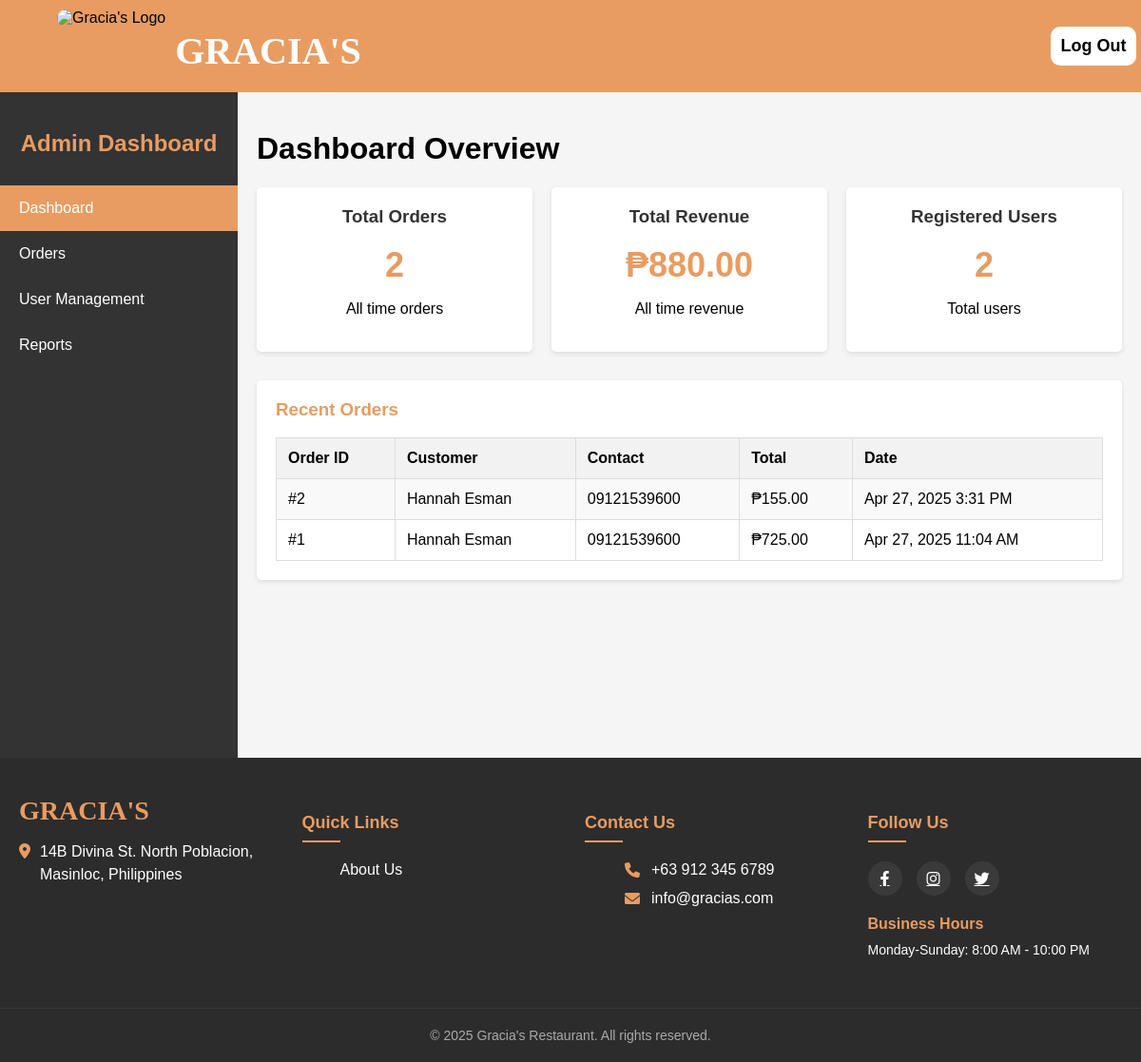
Page /admin.php (signed in) on the committed database.
### tables this page shows
CREATE TABLE `orders` (
  `id` int(11) NOT NULL,
  `customer_name` varchar(100) DEFAULT NULL,
  `customer_number` varchar(15) DEFAULT NULL,
  `payment_method` varchar(50) DEFAULT NULL,
  `total_amount` float(10,2) DEFAULT NULL,
  `order_date` datetime DEFAULT current_timestamp()
);

### admin.php (the view, shortened to what this page needs)
<?php
require_once 'connect.php';
$orders = [];
$users = [];
$result = $conn->query("SELECT * FROM orders ORDER BY order_date DESC");
if ($result) {
    $orders = $result->fetch_all(MYSQLI_ASSOC);
}
$result = $conn->query("SELECT id, fullName, email, phone, role, is_verified FROM register");
if ($result) {
    $users = $result->fetch_all(MYSQLI_ASSOC);
}
?>
<!DOCTYPE html>
<html lang="en">
<head>
    <link rel="stylesheet" href="https://cdnjs.cloudflare.com/ajax/libs/font-awesome/6.0.0-beta3/css/all.min.css">
</head>
<body>
    <header class="navbar">
        <div class="logo">
            <img src="img/logo.jpg" alt="Gracia's Logo">
            <p>GRACIA'S</p>
        </div>
        <nav>
            <ul>
                <li id="login"><a href="login.php?logout=true">Log Out</a></li>
            </ul>
        </nav>
    </header>
    <div class="admin-container">
        <div class="admin-sidebar">
            <h2>Admin Dashboard</h2>
            <ul>
                <li class="active" data-section="dashboard">Dashboard</li>
                <li data-section="orders">Orders</li>
                <li data-section="users">User Management</li>
                <li data-section="reports">Reports</li>
            </ul>
        </div>
        <div class="admin-main">
            <div class="admin-section active" id="dashboard">
                <h1>Dashboard Overview</h1>
                <div class="stats-container">
                    <div class="stat-card">
                        <h3>Total Orders</h3>
                        <div class="stat-value"><?php echo count($orders); ?></div>
                        <p>All time orders</p>
                    </div>
                    <div class="stat-card">
                        <h3>Total Revenue</h3>
                        <div class="stat-value">₱<?php
                            $totalRevenue = 0;
                            foreach ($orders as $order) {
                                $totalRevenue += $order['total_amount'];
                            }
                            echo number_format($totalRevenue, 2);
                        ?></div>
                        <p>All time revenue</p>
                    </div>
                    <div class="stat-card">
                        <h3>Registered Users</h3>
                        <div class="stat-value"><?php echo count($users); ?></div>
                        <p>Total users</p>
                    </div>
                </div>
                <div class="admin-card">
                    <h3>Recent Orders</h3>
                    <table>
                        <tr>
                            <th>Order ID</th>
                            <th>Customer</th>
                            <th>Contact</th>
                            <th>Total</th>
                            <th>Date</th>
                        </tr>
                        <?php foreach(array_slice($orders, 0, 5) as $order): ?>
                        <tr>
                            <td>#<?php echo $order['id']; ?></td>
                            <td><?php echo htmlspecialchars($order['customer_name']); ?></td>
                            <td><?php echo htmlspecialchars($order['customer_number']); ?></td>
                            <td>₱<?php echo number_format($order['total_amount'], 2); ?></td>
                            <td><?php echo date('M j, Y g:i A', strtotime($order['order_date'])); ?></td>
                        </tr>
                        <?php endforeach; ?>
                    </table>
                </div>
            </div>
        </div>
    </div>
    <footer>
        <div class="footer-container">
            <div class="footer-column">
                <div id="logo-footer">GRACIA'S</div>
                <div class="footer-location">
                    <i class="fas fa-map-marker-alt"></i>
                    <p>14B Divina St. North Poblacion,<br>Masinloc, Philippines</p>
                </div>
            </div>
            <div class="footer-column">
                <h3>Quick Links</h3>
                <ul class="footer-links">
                    <li><a href="#about">About Us</a></li>
                </ul>
            </div>
            <div class="footer-column">
                <h3>Contact Us</h3>
                <ul class="footer-contact">
                    <li><i class="fas fa-phone"></i> +63 912 345 6789</li>
                    <li><i class="fas fa-envelope"></i> info@gracias.com</li>
                </ul>
            </div>
            <div class="footer-column">
                <h3>Follow Us</h3>
                <div class="social-media">
                    <a href="https://web.facebook.com/ggraciass.2020" target="_blank"><i class="fab fa-facebook-f"></i></a>
                    <a href="https://www.instagram.com/sorbetesbygracias/" target="_blank"><i class="fab fa-instagram"></i></a>
                    <a href="#" target="_blank"><i class="fab fa-twitter"></i></a>
                </div>
                <div class="business-hours">
                    <h4>Business Hours</h4>
                    <p>Monday-Sunday: 8:00 AM - 10:00 PM</p>
                </div>
            </div>
        </div>
        <div class="footer-bottom">
            <p class="copyright">&copy; 2025 Gracia's Restaurant. All rights reserved.</p>
        </div>
    </footer>
</body>
</html>

### admin.php (style rules this page uses)
body { font-family: Arial, sans-serif; margin: 0; padding: 0; background-color: #f5f5f5; }
.navbar { display: flex; justify-content: space-between; align-items: center; background: #e89c62; padding: 10px 30px; position: sticky; top: 0; z-index: 1000; }
.logo p { font-size: 40px; font-weight: bold; margin: 10px; margin-top: 20px; float: right; font-family: Times New Roman; color: #fff; }
.logo img { height: 80px; width: 80px; border-radius: 100px; margin-left: 30px; }
.navbar ul { list-style: none; display: flex; gap: 30px; padding: 0; margin: 0; }
.navbar ul li { position: relative; }
.navbar a { color: #fff; text-decoration: none; font-size: 18px; font-family: Arial, Helvetica, sans-serif; font-weight: 600; transition: color 0.25s; padding: 10px; display: block; }
#login a { color: black; text-align: center; }
#login { background-color: white; border-radius: 10px; width:90px; margin-right: -25px; }
.admin-container { display: flex; min-height: calc(100vh - 100px); }
.admin-sidebar { width: 250px; background: #333; color: white; padding: 20px 0; }
.admin-sidebar h2 { text-align: center; margin-bottom: 30px; color: #e89c62; }
.admin-sidebar ul { list-style: none; padding: 0; }
.admin-sidebar li { padding: 15px 20px; cursor: pointer; transition: background 0.3s; }
.admin-sidebar li.active { background: #e89c62; }
.admin-main { flex: 1; padding: 20px; }
.admin-section { display: none; }
.admin-section.active { display: block; }
.admin-card { background: white; border-radius: 5px; padding: 20px; margin-bottom: 20px; box-shadow: 0 2px 5px rgba(0,0,0,0.1); }
.admin-card h3 { margin-top: 0; color: #e89c62; }
table { width: 100%; border-collapse: collapse; }
table, th, td { border: 1px solid #ddd; }
th, td { padding: 12px; text-align: left; }
th { background-color: #f2f2f2; }
tr:nth-child(even) { background-color: #f9f9f9; }
.stats-container { display: grid; grid-template-columns: repeat(3, 1fr); gap: 20px; margin-bottom: 30px; }
.stat-card { background: white; border-radius: 5px; padding: 20px; text-align: center; box-shadow: 0 2px 5px rgba(0,0,0,0.1); }
.stat-card h3 { margin-top: 0; color: #333; }
.stat-value { font-size: 36px; font-weight: bold; color: #e89c62; margin: 10px 0; }
footer { background-color: #2c2c2c; color: #ffffff; padding: 40px 0 20px; font-family: 'Arial', sans-serif; }
.footer-container { display: grid; grid-template-columns: repeat(auto-fit, minmax(250px, 1fr)); gap: 30px; max-width: 1200px; margin: 0 auto; padding: 0 20px; }
.footer-column { margin-bottom: 20px; }
#logo-footer { font-size: 28px; font-weight: bold; color: #e89c62; margin-bottom: 15px; font-family: 'Times New Roman', serif; }
.footer-location { display: flex; align-items: flex-start; margin-top: 15px; }
.footer-location i { color: #e89c62; margin-right: 10px; margin-top: 3px; }
.footer-location p { margin: 0; line-height: 1.5; }
.footer-column h3 { color: #e89c62; font-size: 18px; margin-bottom: 20px; position: relative; padding-bottom: 10px; }
.footer-column h3::after { content: ''; position: absolute; left: 0; bottom: 0; width: 40px; height: 2px; background: #e89c62; }
.footer-links li, .footer-contact li { margin-bottom: 12px; list-style: none; display: flex; align-items: center; }
.footer-links a { color: #ffffff; text-decoration: none; transition: color 0.3s; }
.footer-contact i { color: #e89c62; margin-right: 10px; width: 20px; text-align: center; }
.social-media { display: flex; gap: 15px; margin-bottom: 20px; }
.social-media a { display: inline-flex; align-items: center; justify-content: center; width: 36px; height: 36px; background: #3a3a3a; border-radius: 50%; color: #ffffff; transition: all 0.3s; }
.business-hours h4 { font-size: 16px; margin-bottom: 8px; color: #e89c62; }
.business-hours p { margin: 0; font-size: 14px; line-height: 1.5; }
.footer-bottom { text-align: center; padding-top: 20px; margin-top: 30px; border-top: 1px solid #3a3a3a; }
.copyright { margin: 0; font-size: 14px; color: #aaaaaa; }

### rows in the picture
orders: id "2", customer_name "Hannah Esman", customer_number "09121539600", total_amount "155.00", order_date "Apr 27, 2025 3:31 PM"
orders: id "1", customer_name "Hannah Esman", customer_number "09121539600", total_amount "725.00", order_date "Apr 27, 2025 11:04 AM"

### other values in the picture
count($orders) "2"
$totalRevenue "880.00"
count($users) "2"
